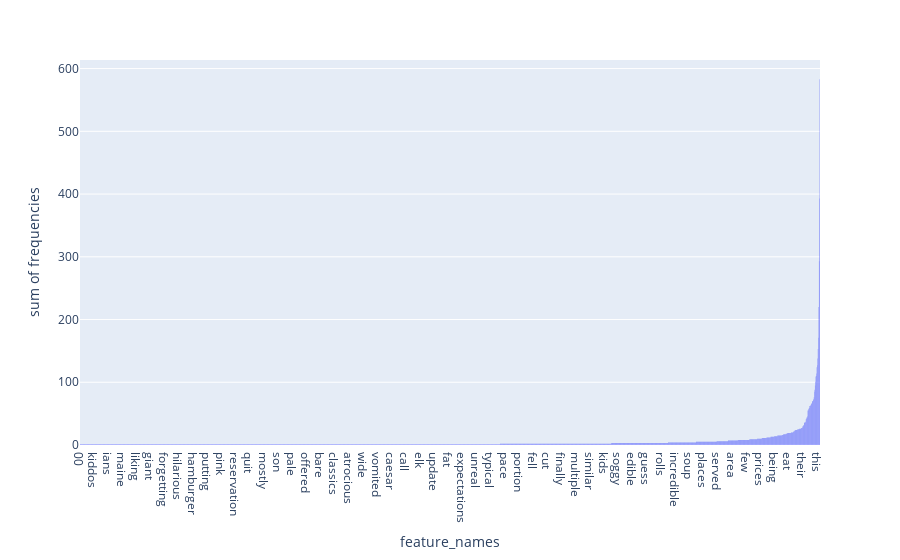

The cell this chart's notebook holds for it:
### Code cell
## We choose the word frequency to show the histogram of each website by right-tail
from sklearn.feature_extraction.text import CountVectorizer

count_vect = CountVectorizer()
X_counts = count_vect.fit_transform(data[data["website"]=="yelp"].sentence) #learn the vocabulary and return document-term matrix
term_frequencies = []
for j in range(0,X_counts.shape[1]):
    term_frequencies.append(sum(X_counts[:,j].toarray()))
tmp_term_frequencies =[]
for k in term_frequencies:
    tmp_term_frequencies.append(k[0])
df = pd.DataFrame({'feature_names': count_vect.get_feature_names()[:], 'frequencies': tmp_term_frequencies[:]})
df = df.sort_values(by='frequencies', ascending=True)
px.histogram(df, x="feature_names", y="frequencies")

### Figure 1 — Plotly figure (JSON) as saved in the notebook; plotly's stock layout.template omitted (floating-point values rounded to 4 significant figures; data arrays with more than 128 entries replaced by an {"elided": "..."} marker saying what was removed)
{"data": [{"alignmentgroup": "True", "bingroup": "x", "histfunc": "sum", "hovertemplate": "feature_names=%{x}<br>sum of frequencies=%{y}<extra></extra>", "legendgroup": "", "marker": {"color": "#636efa"}, "name": "", "offsetgroup": "", "orientation": "v", "showlegend": false, "type": "histogram", "x": {"elided": "2035 str values"}, "xaxis": "x", "y": {"elided": "2035 int values"}, "yaxis": "y"}], "layout": {"barmode": "relative", "legend": {"tracegroupgap": 0}, "margin": {"t": 60}, "xaxis": {"anchor": "y", "domain": [0, 1], "title": {"text": "feature_names"}}, "yaxis": {"anchor": "x", "domain": [0, 1], "title": {"text": "sum of frequencies"}}}}
